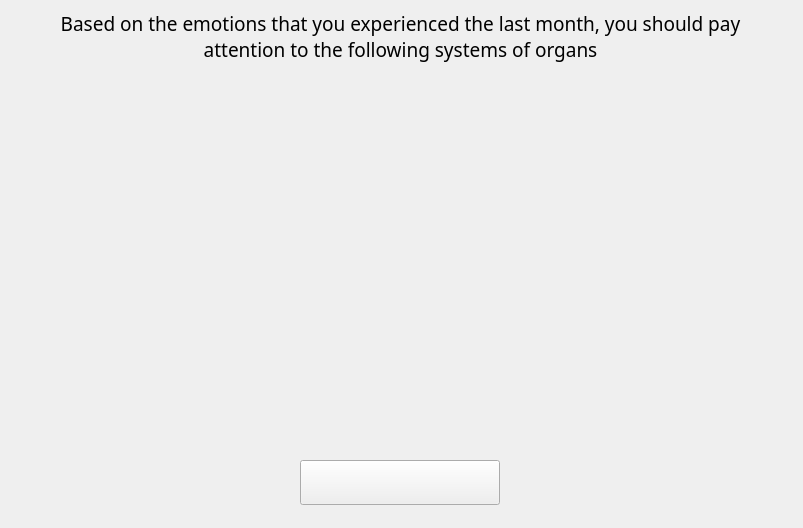
<?xml version="1.0" encoding="UTF-8"?>
<ui version="4.0">
 <class>Form</class>
 <widget class="QWidget" name="Form">
  <property name="geometry">
   <rect>
    <x>0</x>
    <y>0</y>
    <width>803</width>
    <height>528</height>
   </rect>
  </property>
  <property name="windowTitle">
   <string>Form</string>
  </property>
  <widget class="QLabel" name="label_2">
   <property name="geometry">
    <rect>
     <x>40</x>
     <y>10</y>
     <width>721</width>
     <height>61</height>
    </rect>
   </property>
   <property name="font">
    <font>
     <family>Century Gothic</family>
     <pointsize>14</pointsize>
     <weight>50</weight>
     <bold>false</bold>
    </font>
   </property>
   <property name="text">
    <string>Based on the emotions that you experienced the last month, you should pay attention to the following systems of organs</string>
   </property>
   <property name="alignment">
    <set>Qt::AlignHCenter|Qt::AlignTop</set>
   </property>
   <property name="wordWrap">
    <bool>true</bool>
   </property>
  </widget>
  <widget class="QWidget" name="gridLayoutWidget">
   <property name="geometry">
    <rect>
     <x>20</x>
     <y>80</y>
     <width>761</width>
     <height>361</height>
    </rect>
   </property>
   <layout class="QGridLayout" name="gridLayout">
    <property name="sizeConstraint">
     <enum>QLayout::SetDefaultConstraint</enum>
    </property>
    <property name="spacing">
     <number>0</number>
    </property>
   </layout>
  </widget>
  <widget class="QPushButton" name="OkButton">
   <property name="geometry">
    <rect>
     <x>300</x>
     <y>460</y>
     <width>200</width>
     <height>45</height>
    </rect>
   </property>
   <property name="text">
    <string/>
   </property>
  </widget>
 </widget>
 <resources/>
 <connections/>
</ui>
